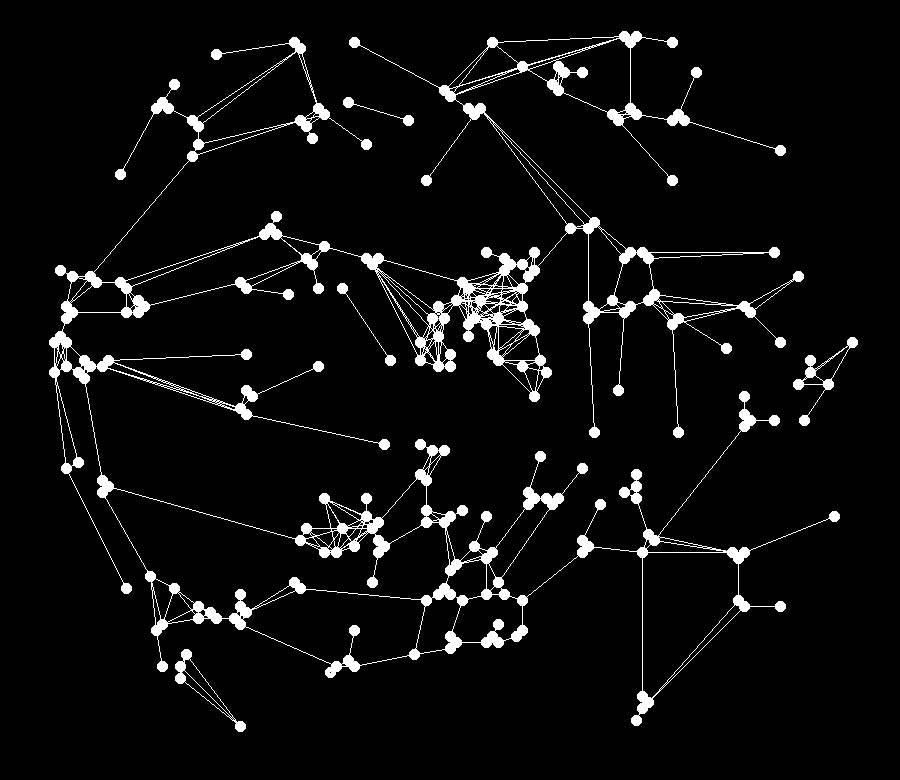
#> input picture images/built.png, 900 x 780 px
$ python -i marker.py   (imports and definitions only)
#> lines starting #> are read from the running program, lines starting #| are printed output that depends on the picture; after the words box and inside, x2 and y2 are one past the last pixel; in counts of white or black regions, pixels touching at a corner belong together
#> further down, picture is the input picture: shape (780, 900, 3); 5.3% white; 5 white regions, box (x1, y1, x2, y2) and area: (49, 31, 840, 726) 35414, (793, 337, 858, 426) 742, (175, 649, 246, 732) 562, (337, 283, 396, 366) 257, (343, 97, 414, 126) 243
import cv2 as cv
import numpy as np

from graphify import uint, BACKGROUND, EDGE, VERTEX


class Marker:
    _K1 = np.array([[1, 1, 1],
                    [1, 16, 1],
                    [1, 1, 1]], dtype=uint)
    _NULL_THRSH, _MAYB_VAL = uint(15), uint(18)

    _K2 = np.array([[1, 2, 4],
                    [128, 0, 8],
                    [64, 32, 16]], dtype=uint)
    _ADJACENT_SUMS = np.array([3, 6, 12, 24, 48, 96, 192, 129], dtype=uint)
    _NULL, _MAYB, _VERT = uint(0), uint(2), uint(4)

    _K3 = np.array([[0, 0, 0],
                    [1, 4, 1],
                    [0, 0, 0]], dtype=uint)
    _K4 = np.array([[0, 1, 0],
                    [0, 4, 0],
                    [0, 1, 0]], dtype=uint)
    _K5 = np.array([[1, 0, 0],
                    [0, 4, 0],
                    [0, 0, 1]], dtype=uint)
    _K6 = np.array([[0, 0, 1],
                    [0, 4, 0],
                    [1, 0, 0]], dtype=uint)
    _K7 = np.array([[0, 1, 0],
                    [0, 4, 1],
                    [0, 0, 0]], dtype=uint)
    _K8 = np.array([[0, 0, 0],
                    [0, 4, 1],
                    [0, 1, 0]], dtype=uint)
    _K9 = np.array([[0, 0, 0],
                    [1, 4, 0],
                    [0, 1, 0]], dtype=uint)
    _K10 = np.array([[0, 1, 0],
                     [1, 4, 0],
                     [0, 0, 0]], dtype=uint)
    _EXC_VERT_VAL = uint(6)

    def mark(self, img, draw=False):
#> called with draw = False
        c1 = cv.filter2D(img, -1, self._K1)
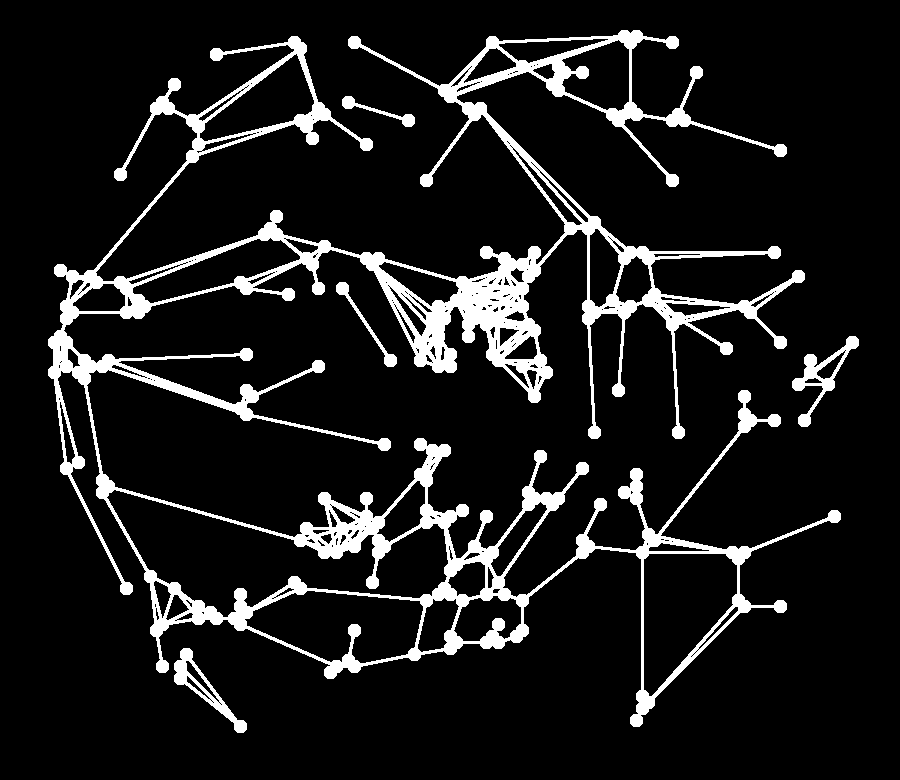
#> c1: shape (780, 900, 3); 10.3% white; 5 white regions, box (x1, y1, x2, y2) and area: (48, 30, 841, 727) 68316, (792, 336, 859, 427) 1369, (174, 648, 247, 733) 1266, (336, 282, 397, 367) 553, (342, 96, 415, 127) 459
        c1 = np.where(c1 <= self._NULL_THRSH, self._NULL, c1)
        c1 = np.where(c1 == self._MAYB_VAL, self._MAYB, c1)
        c1 = np.where(np.logical_and(c1 > self._NULL_THRSH, c1 != self._MAYB_VAL), self._VERT, c1)

        c2 = cv.filter2D(c1, -1, self._K2)
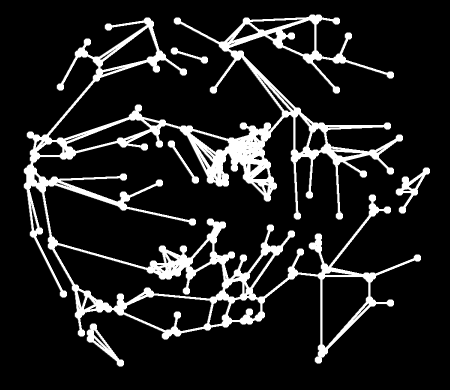
#> c2: shape (780, 900, 3) (shown at 1/2 size); min 0, max 255, mean 31.8
        c2 = np.isin(c2, self._ADJACENT_SUMS)
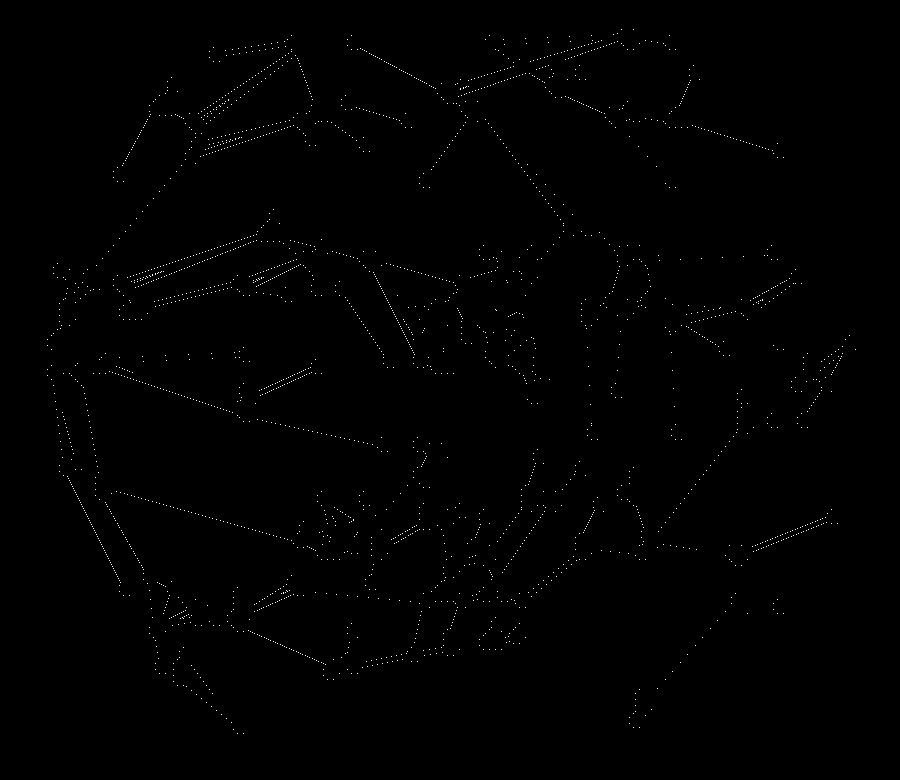
#> c2: shape (780, 900, 3) bool; 0.37% white in thin lines or dots, all inside (x1, y1, x2, y2) = (47, 29, 856, 734)
        c2 = np.where(c2, uint(1), uint(0))

        mapped = self._map(c1 + c2).astype(uint)
        compressed = self._compress_vertices(mapped).astype(uint)

        if draw:
            (h, w), ratio = compressed.shape, 6
            cv.imshow('Marked', cv.resize(120 * compressed, (ratio * w, ratio * h), interpolation=cv.INTER_NEAREST))

        return compressed

    @staticmethod
    def _map(img):
        def pointwise_map(x):
            if x in [0, 1]: return BACKGROUND
            if x in [2]: return EDGE
            if x in [3, 4, 5]: return VERTEX
            assert False

        return ((np.vectorize(pointwise_map))(img)).astype(uint)

    def _compress_vertices(self, img):
        all_verts = np.where(img == VERTEX, uint(1), uint(0))
        excess_verts = np.zeros_like(all_verts, dtype=uint)
        for k in [self._K3, self._K4, self._K5, self._K6, self._K7, self._K8, self._K9, self._K10]:
            verts = cv.filter2D(all_verts, -1, k)
            verts = np.where(verts == self._EXC_VERT_VAL, uint(1), uint(0))
            excess_verts = np.logical_or(excess_verts, verts)
#> this loop made 8 passes
#> pass 1, in _compress_vertices, `verts = np.where(verts == self._EXC_VERT_VAL, uint(1), uint(0))`:
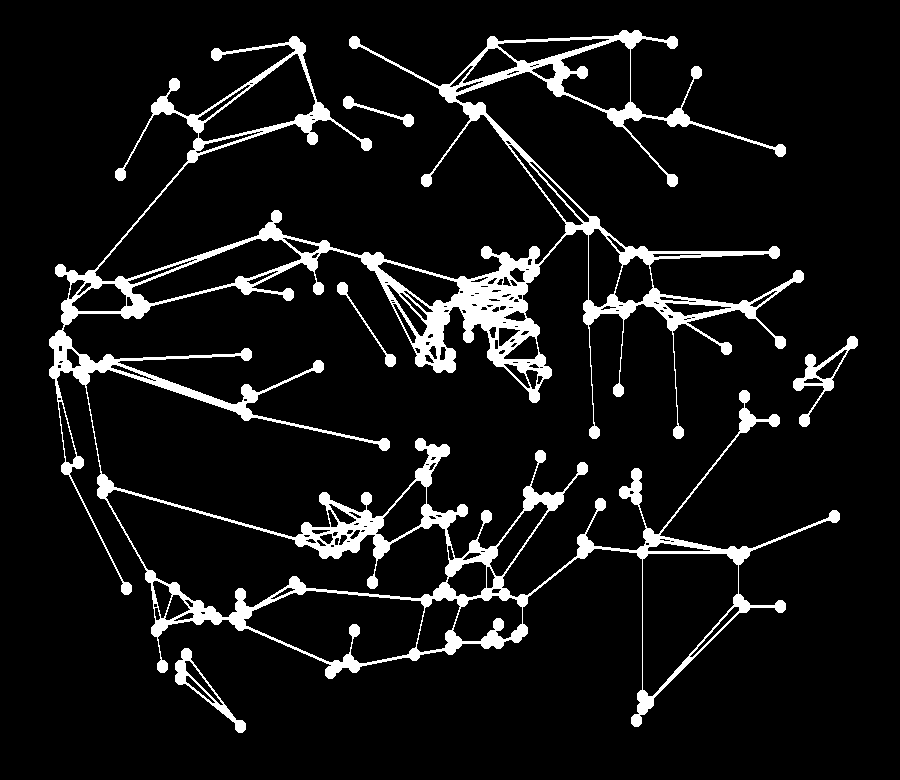
#> verts: shape (780, 900, 3); values 0 (black) and 1 (white), 8.3% white; 5 white regions, box (x1, y1, x2, y2) and area: (49, 30, 840, 727) 55300, (793, 336, 858, 427) 1083, (175, 648, 246, 733) 952, (343, 96, 414, 127) 385, (337, 282, 396, 367) 383
#> pass 2, in _compress_vertices, `verts = np.where(verts == self._EXC_VERT_VAL, uint(1), uint(0))`:
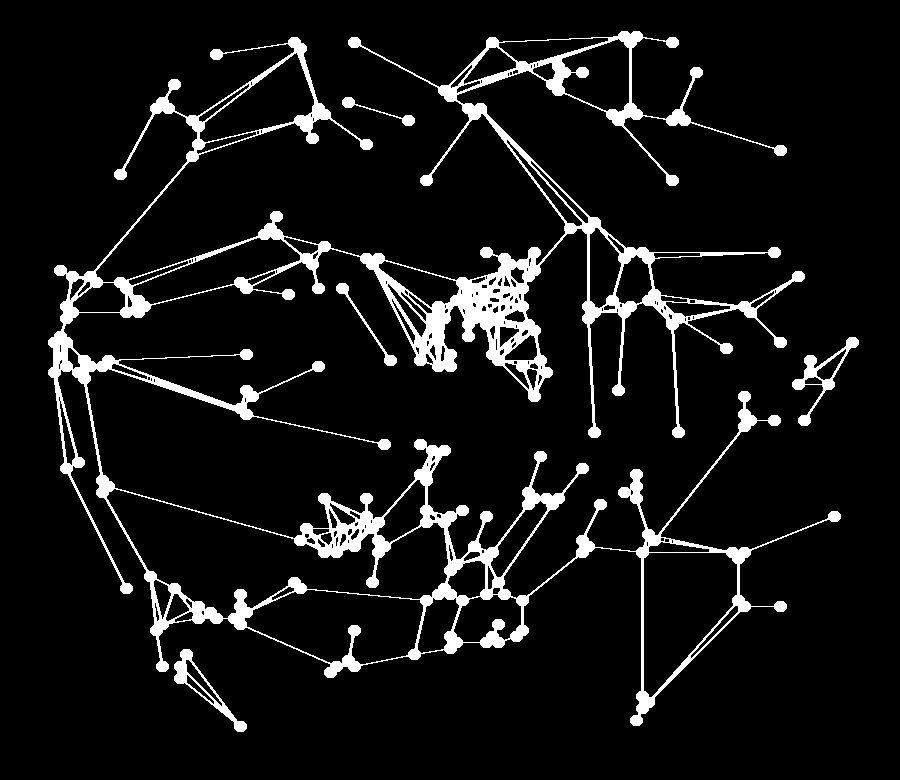
#> verts: shape (780, 900, 3); values 0 (black) and 1 (white), 8% white; 5 white regions, box (x1, y1, x2, y2) and area: (48, 31, 841, 726) 53264, (792, 337, 859, 426) 1075, (174, 649, 247, 732) 982, (336, 283, 397, 366) 427, (342, 97, 415, 126) 313

        return (img + (int(EDGE) - int(VERTEX)) * excess_verts).astype(uint)

>>> import cv2
>>> picture = cv2.imread('../images/built.png')
>>> result = Marker().mark(picture)
